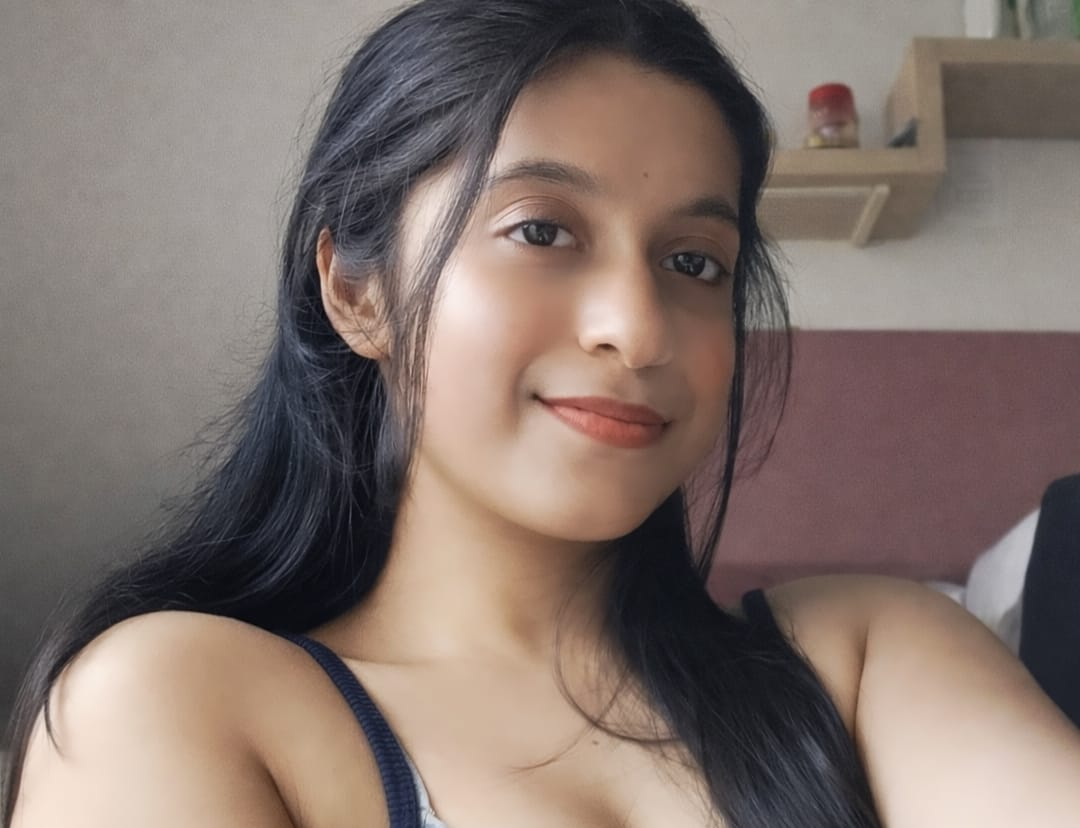
#> input picture data/known_faces/disha.jpg.jpeg, 1080 x 828 px; its folder holds only this picture in this run
$ python face_service.py
#> lines starting #> are read from the running program, lines starting #| are printed output that depends on the picture
#> further down, img is the input picture: shape (828, 1080, 3); mean B, G, R 108.9, 115.3, 130.3
import cv2
import numpy as np
import os
import onnxruntime as ort
import os

MODEL_PATH = "model.onnx"

if not os.path.exists(MODEL_PATH):
    print(" Model not found, running in demo mode")
    session = None
else:
    import onnxruntime as ort
    session = ort.InferenceSession(MODEL_PATH)

# ---------------- PATHS ----------------
BASE_DIR = os.path.abspath(os.path.join(os.path.dirname(__file__), "../../../"))
KNOWN_DIR = os.path.join(BASE_DIR, "data", "known_faces")
MODEL_PATH = os.path.join(BASE_DIR, "backend", "model.onnx")

# ---------------- LOAD MODEL ----------------
if os.path.exists(MODEL_PATH):
    print("✅ Model loaded")
    session = ort.InferenceSession(MODEL_PATH)
else:
    print("⚠️ Model not found, running in demo mode")
    session = None

# ---------------- FACE DETECTOR (FIXED HAAR) ----------------
face_cascade = cv2.CascadeClassifier(
    cv2.data.haarcascades + "haarcascade_frontalface_default.xml"
)

# ---------------- UTILS ----------------
def normalize(v):
    return v / np.linalg.norm(v)

def cosine_similarity(a, b):
    return np.dot(a, b) / (np.linalg.norm(a) * np.linalg.norm(b))

# ---------------- EMBEDDING ----------------
def get_embedding(img):
    gray = cv2.cvtColor(img, cv2.COLOR_BGR2GRAY)
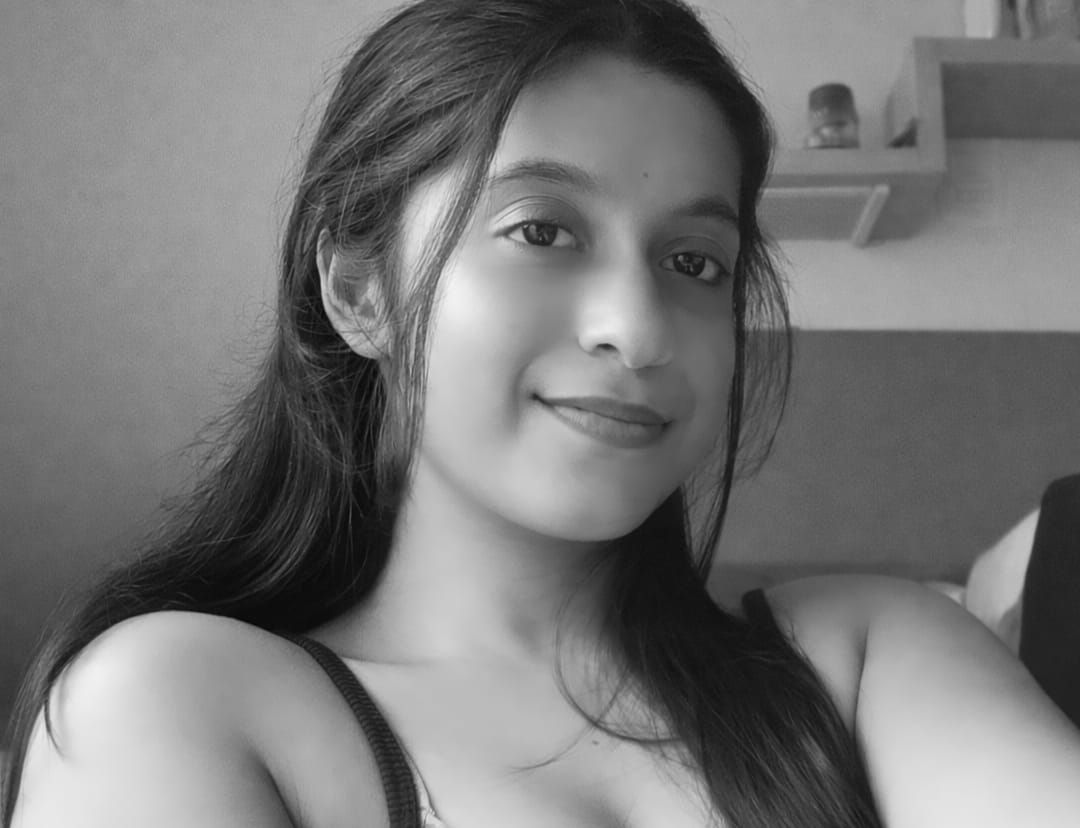
#> gray: shape (828, 1080); min 1, max 243, mean 119

    faces = face_cascade.detectMultiScale(
        gray,
        scaleFactor=1.2,
        minNeighbors=5,
        minSize=(80, 80)
    )
#> faces = [[394, 90, 432, 432]]

    if len(faces) == 0:
        print("⚠️ Using full image (fallback)")
        face = img
    else:
        faces = sorted(faces, key=lambda x: x[2]*x[3], reverse=True)
        x, y, w, h = faces[0]
#> x = 394; y = 90; w = 432; h = 432

        margin = int(0.2 * w)
#> margin = 86
        x1 = max(x - margin, 0)
#> x1 = 308
        y1 = max(y - margin, 0)
#> y1 = 4
        x2 = min(x + w + margin, img.shape[1])
#> x2 = 912
        y2 = min(y + h + margin, img.shape[0])
#> y2 = 608

        face = img[y1:y2, x1:x2]
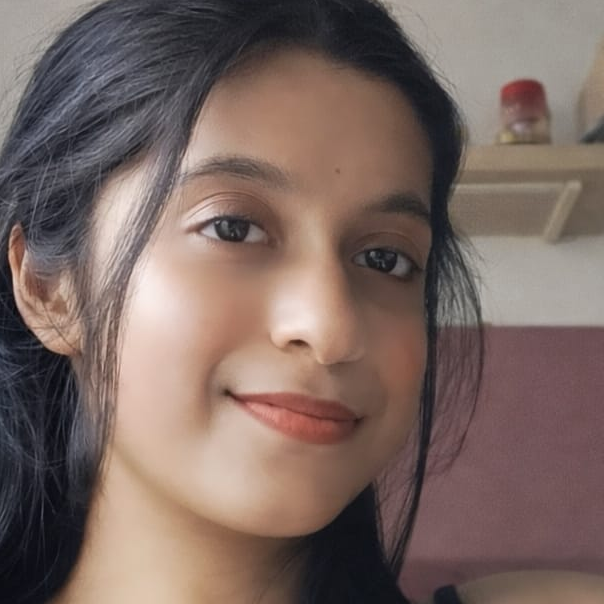
#> face: shape (604, 604, 3); mean B, G, R 98, 104.1, 123

    face = cv2.resize(face, (112, 112))
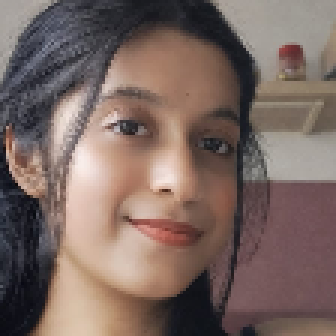
#> face: shape (112, 112, 3) (shown 3 times larger); mean B, G, R 97.8, 103.9, 122.9
    face = face.astype(np.float32) / 255.0
    face = np.expand_dims(face, axis=0)

    # 🔥 IMPORTANT FIX
    if session is None:
        return np.random.rand(512)  # demo mode

    input_name = session.get_inputs()[0].name
    embedding = session.run(None, {input_name: face})[0]

    return normalize(embedding[0])
# ---------------- LOAD KNOWN FACES ----------------
known_embeddings = {}

for file in os.listdir(KNOWN_DIR):
    path = os.path.join(KNOWN_DIR, file)
    img = cv2.imread(path)

    if img is None:
        continue

    emb = get_embedding(img)
#> emb = 512 values, max 0.999 at index 149, min 0.0047 at index 99, mean 0.495

    if emb is not None:
        name = file.split(".")[0].rstrip("0123456789")
        known_embeddings.setdefault(name, []).append(emb)

# 🔍 DEBUG
print("Loaded people:", list(known_embeddings.keys()))
#| Loaded people: ['disha']

# 🔥 MEAN EMBEDDING
for name in known_embeddings:
    known_embeddings[name] = np.mean(known_embeddings[name], axis=0)
#> this loop made 1 pass
#> name on pass 1: 'disha'
#> after the loop, known_embeddings = 1 item

# ---------------- RECOGNITION ----------------
# [24 lines left out: function recognize_from_image, not called in this run]

$ run again, on data/known_faces/lora3.jpg.jpeg
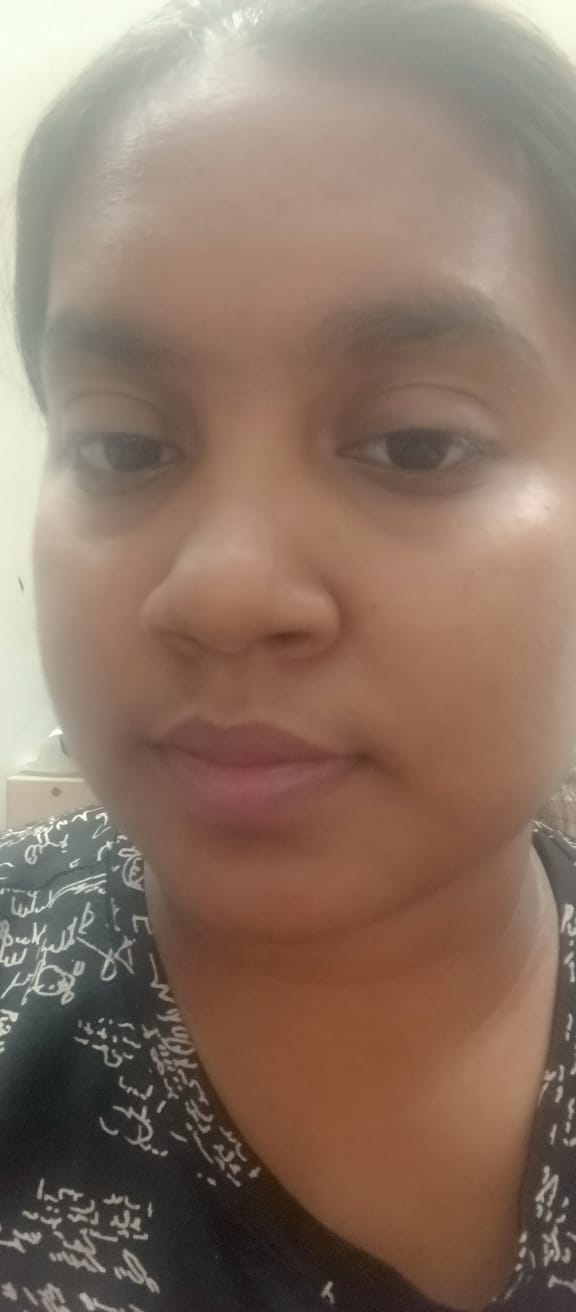
#> input picture data/known_faces/lora3.jpg.jpeg, 576 x 1312 px
#> img is the input picture: shape (1312, 576, 3); mean B, G, R 100.9, 116.5, 139.5
#> in get_embedding, `gray = cv2.cvtColor(img, cv2.COLOR_BGR2GRAY)`:
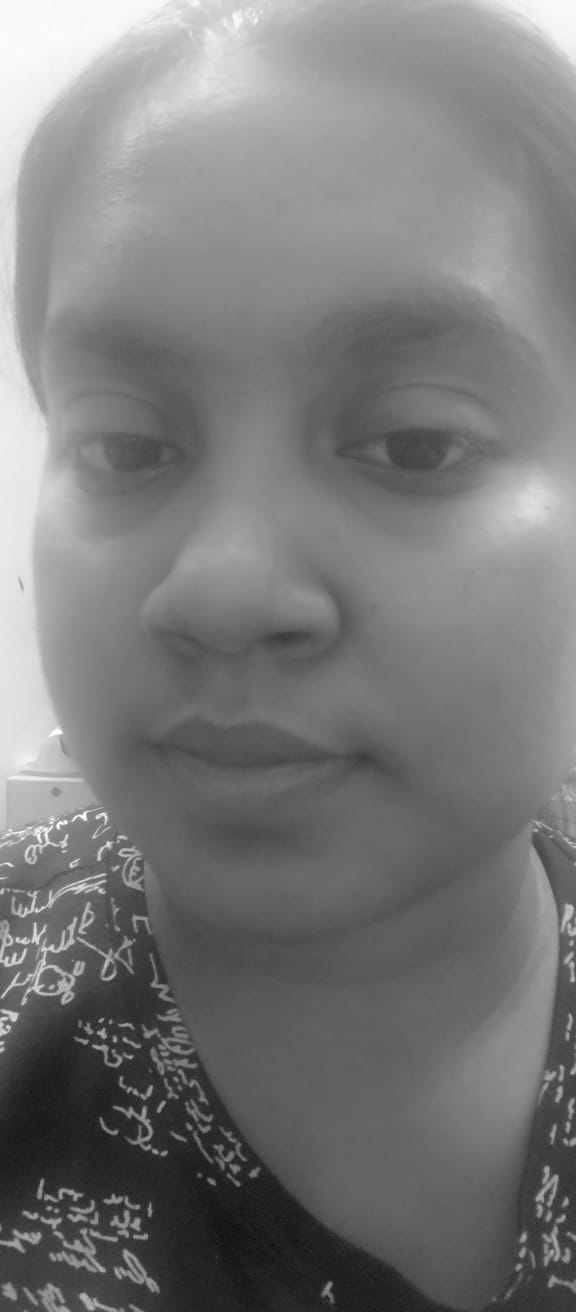
#> gray: shape (1312, 576); min 15, max 254, mean 121.6
#> faces = ()
#> in get_embedding, `face = cv2.resize(face, (112, 112))`:
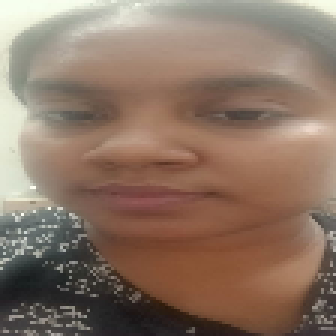
#> face: shape (112, 112, 3) (shown 3 times larger); mean B, G, R 100.9, 116.5, 139.5
#> emb = 512 values, max 0.999 at index 149, min 0.0047 at index 99, mean 0.495
#| Loaded people: ['lora']
#> the loop `for name in known_embeddings:` made 1 pass
#> name on pass 1: 'lora'
#> after the loop `for name in known_embeddings:`: known_embeddings = 1 item

$ run again, on data/known_faces/ranak.jpg.jpeg
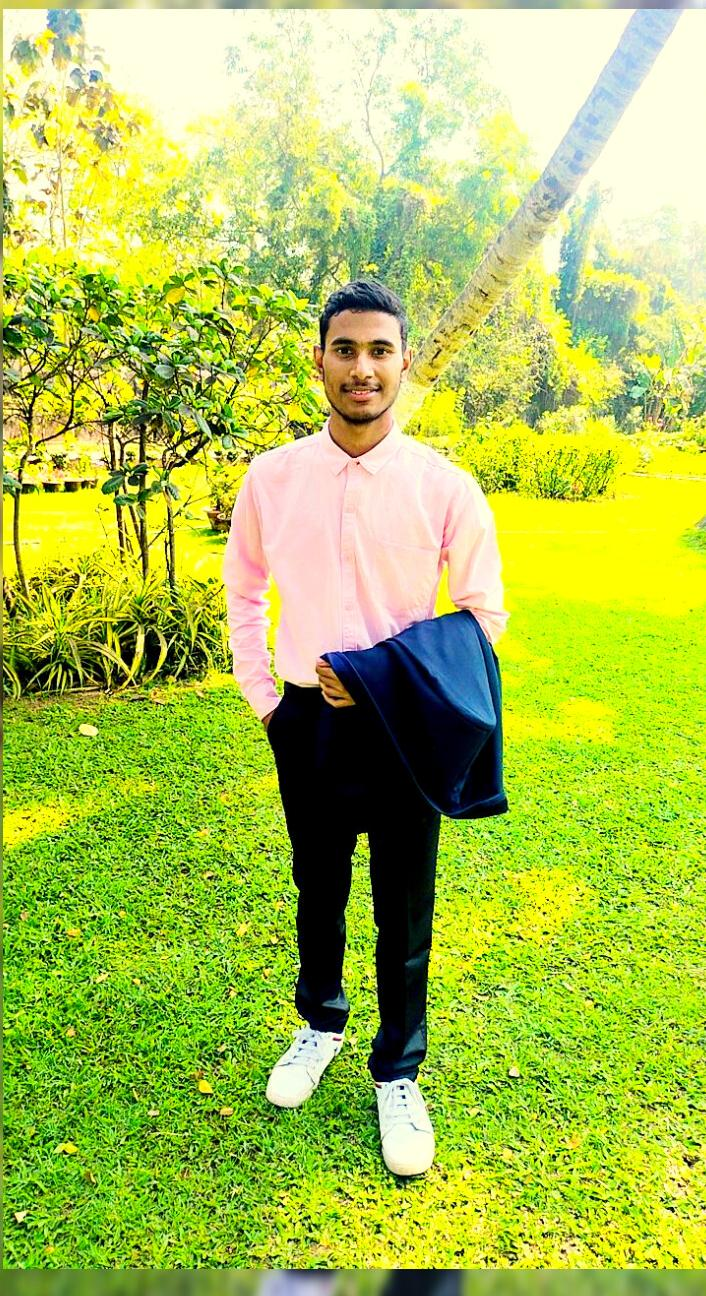
#> input picture data/known_faces/ranak.jpg.jpeg, 706 x 1296 px
#> img is the input picture: shape (1296, 706, 3); mean B, G, R 81.2, 193.4, 171.3
#> in get_embedding, `gray = cv2.cvtColor(img, cv2.COLOR_BGR2GRAY)`:
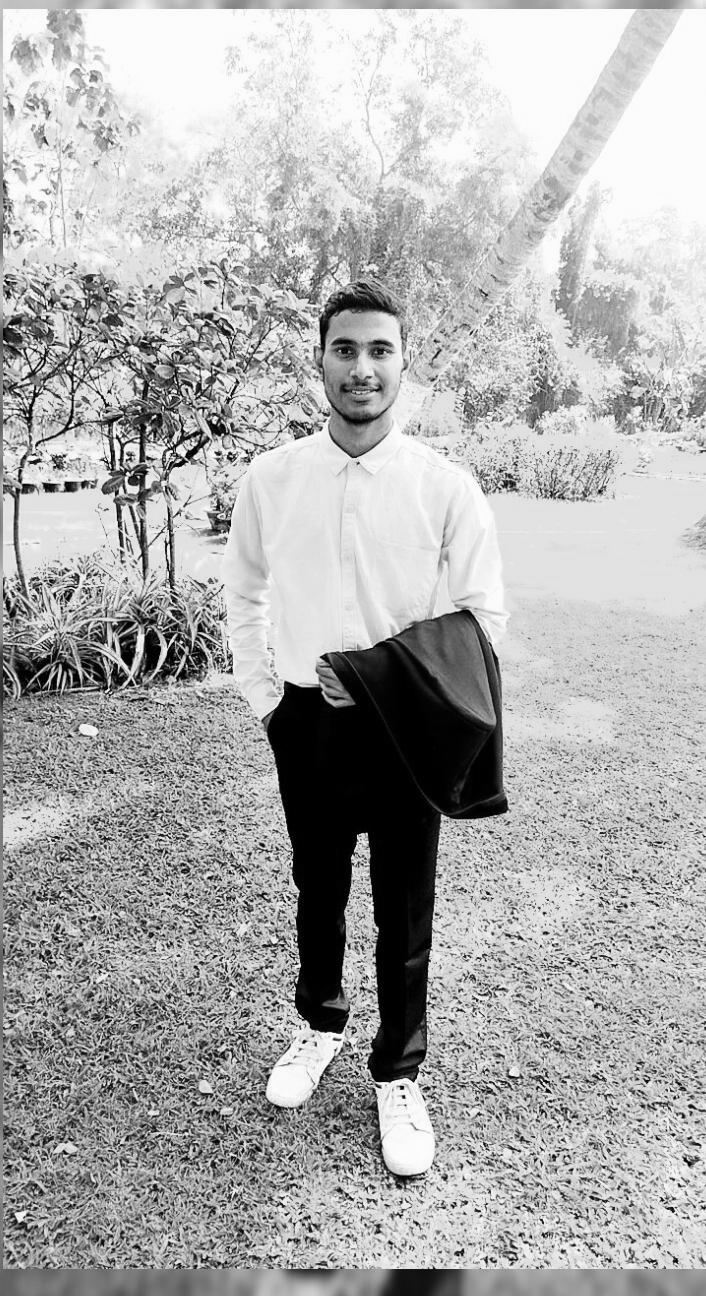
#> gray: shape (1296, 706); min 0, max 254, mean 174
#> faces = [[313, 312, 99, 99]]
#> x = 313; y = 312; w = 99
#> margin = 19
#> x1 = 294
#> y1 = 293
#> x2 = 431
#> y2 = 430
#> in get_embedding, `face = cv2.resize(face, (112, 112))`:
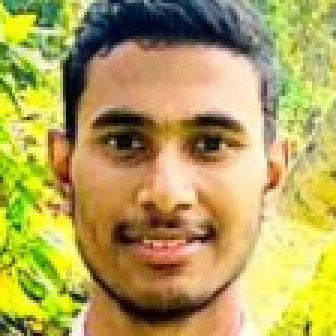
#> face: shape (112, 112, 3) (shown 3 times larger); mean B, G, R 88.3, 162.7, 178.2
#> emb = 512 values, max 0.999 at index 149, min 0.0047 at index 99, mean 0.495
#| Loaded people: ['ranak']
#> the loop `for name in known_embeddings:` made 1 pass
#> name on pass 1: 'ranak'
#> after the loop `for name in known_embeddings:`: known_embeddings = 1 item

$ run again, on data/known_faces/ranak2.jpg.jpeg
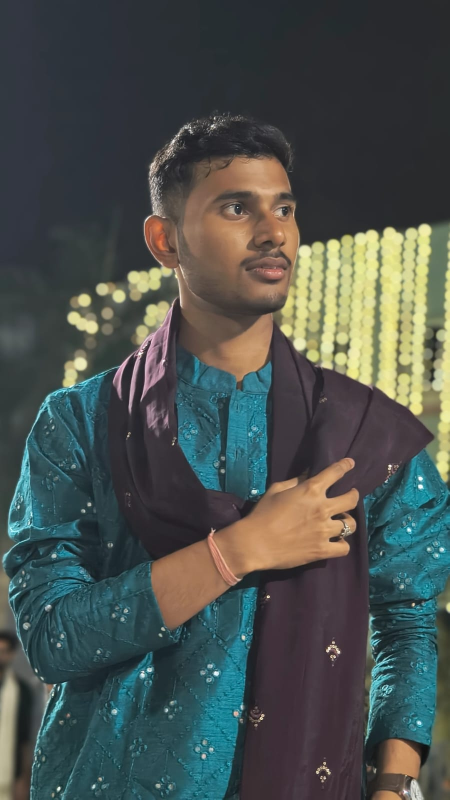
#> input picture data/known_faces/ranak2.jpg.jpeg, 899 x 1599 px (shown at 1/2 size)
#> img is the input picture: shape (1599, 899, 3); mean B, G, R 77.9, 81.2, 73.8
#> in get_embedding, `gray = cv2.cvtColor(img, cv2.COLOR_BGR2GRAY)`:
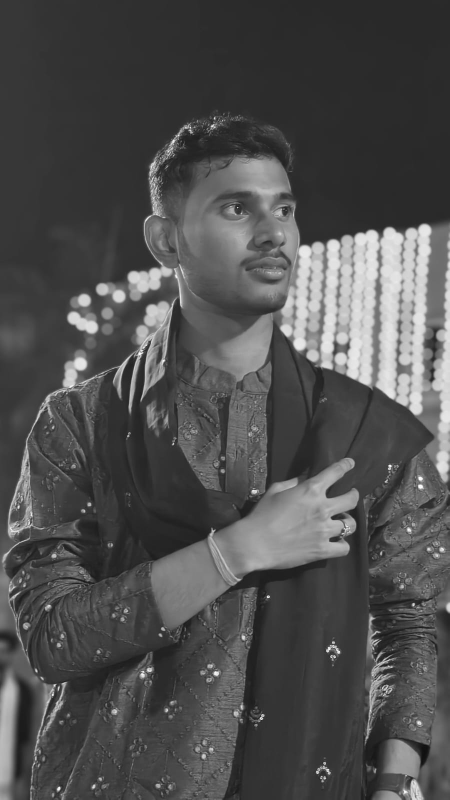
#> gray: shape (1599, 899) (shown at 1/2 size); min 13, max 255, mean 78.6
#> faces = [[397, 316, 254, 254]]
#> x = 397; y = 316; w = 254
#> margin = 50
#> x1 = 347
#> y1 = 266
#> x2 = 701
#> y2 = 620
#> in get_embedding, `face = img[y1:y2, x1:x2]`:
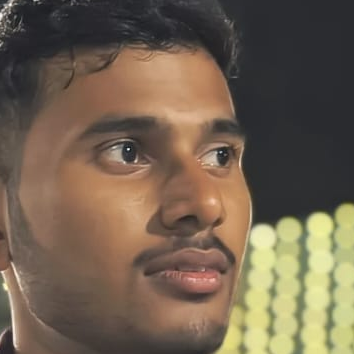
#> face: shape (354, 354, 3); mean B, G, R 79.7, 97.7, 113.8
#> emb = 512 values, max 0.999 at index 149, min 0.0047 at index 99, mean 0.495
#| Loaded people: ['ranak']
#> the loop `for name in known_embeddings:` made 1 pass
#> name on pass 1: 'ranak'
#> after the loop `for name in known_embeddings:`: known_embeddings = 1 item
